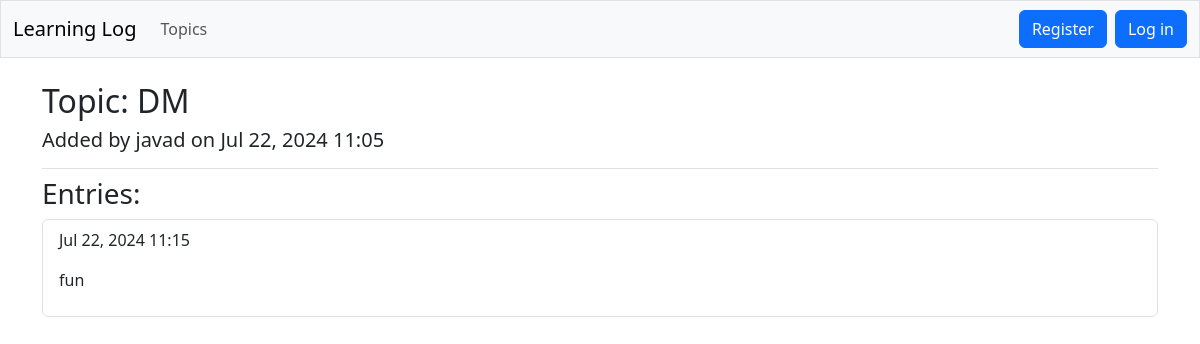
The page /topic/12/ on the database its author committed.
### logs/models.py (models this page shows, shortened)
class Topic(models.Model):
    owner = models.ForeignKey(User, on_delete=models.CASCADE)
    date_added = models.DateTimeField(auto_now_add=True)
    text = models.CharField(max_length=200)

class Entry(models.Model):
    topic = models.ForeignKey(Topic, on_delete=models.CASCADE)
    text = models.TextField(max_length=1000)
    date_added = models.DateTimeField(auto_now_add=True)
    class Meta:
        verbose_name_plural = 'entries'

### logs/views.py (the view)
# urls.py: path('topic/<int:topic_id>/', views.topic, name='topic'),
def topic(request, topic_id):
    obj = Topic.objects.get(id=topic_id)
    if request.method == "POST" and request.POST.get("_method") == "DELETE":
        if request.user != obj.owner:
            raise http.Http404("You are not allowed.")
        obj.delete()
        return render(request, 'logs/topics.html', {"topics": Topic.objects.all()})
    else:
        objects = obj.entry_set.order_by('date_added').reverse()
        context = {'topic': obj, 'entries': objects}
        return render(request, 'logs/topic.html', context)

### templates/logs/topic.html (shortened to what this page needs)
{% extends "base.html" %}
{% load django_bootstrap5 %}
{% block header %}
    <h2>Topic: {{ topic.text }}</h2>
    <h5>Added by {{ topic.owner.username }} on {{ topic.date_added|date:'M d, Y H:i' }}</h5>
{% endblock header %}
{% block content %}
    <h3 class="my-2">Entries:</h3>
    <ul class="list-group">
        {% for entry in entries %}
            <li class="list-group-item">
                <p>{{ entry.date_added|date:'M d, Y H:i' }}</p>
                <p>{{ entry.text|linebreaks }}</p>
            </li>
        {% empty %}
            <li class="list-group-item">There are no entries for this topic yet.</li>
        {% endfor %}
    </ul>
{% endblock content %}

### rows shown on the page
Topic: text "DM", owner.username "javad", date_added "Jul 22, 2024 11:05"
Entry: date_added "Jul 22, 2024 11:15", text "fun"
